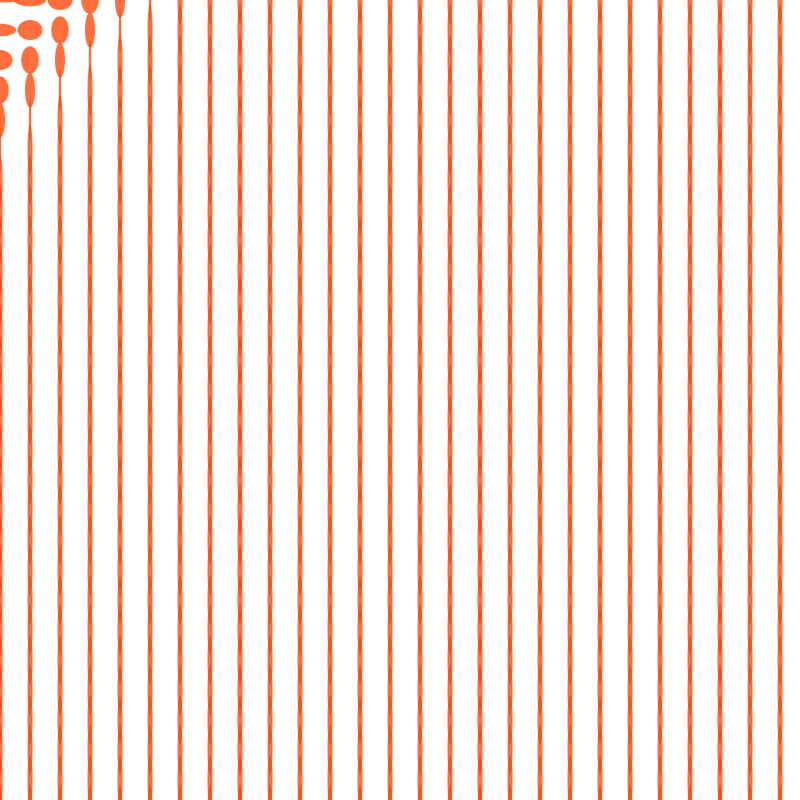
Frame 1 (no input)
Frame 60 (the mouse pressed at the canvas centre just before this capture): identical to frame 1, image omitted
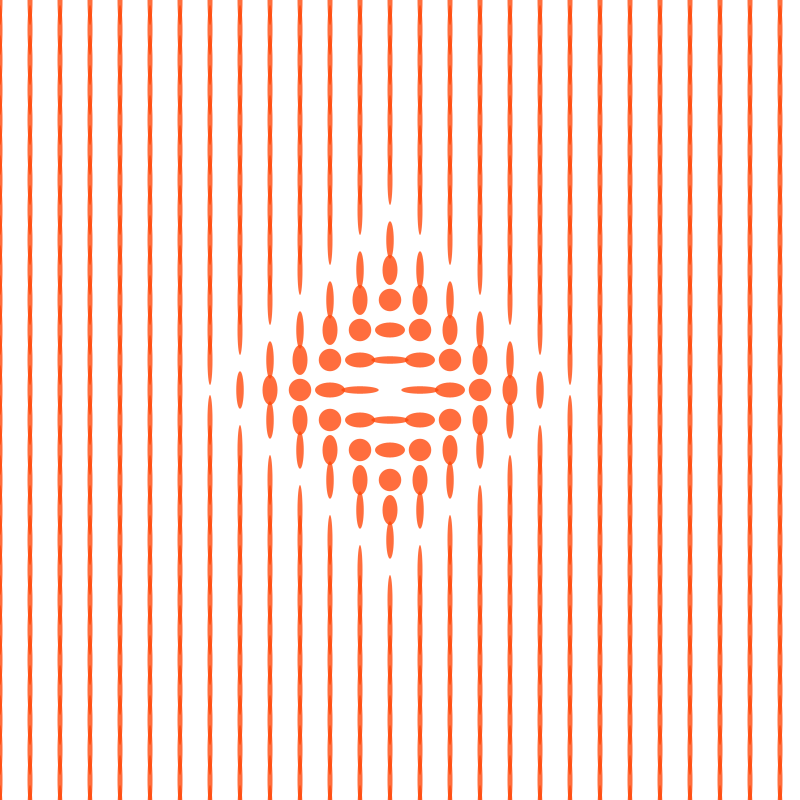
Frame 120 (the mouse held since frame 60 and released just before this capture)

The Processing sketch that drew these frames (run headless with seeded random() and noise(); from frame 60 on, the mouse is pressed at the canvas centre):

// Processing sketch: processing_145615
// ── processing_145615.pde

float proximity;
 
void setup()
{
 size(800,800);
}
 
void draw()
{
  background(255);
 fill(255, 70, 8, 200);
 noStroke();
 smooth();
  noCursor();
 for (int i =0; i <= width+200; i += 30)
 {
  for (int j =0; j <= height+200; j += 30)
 {
    proximity = min(((abs(mouseX-10-i)+abs(mouseY-10-j))/4.0), 50);
    pushMatrix();
    {
      translate(i, j);

      //rotate(PI/8);
      ellipse(0, 0, 45-proximity , proximity);
       
       
       
    }
    popMatrix();
 
 
 }
 
 }
 }
